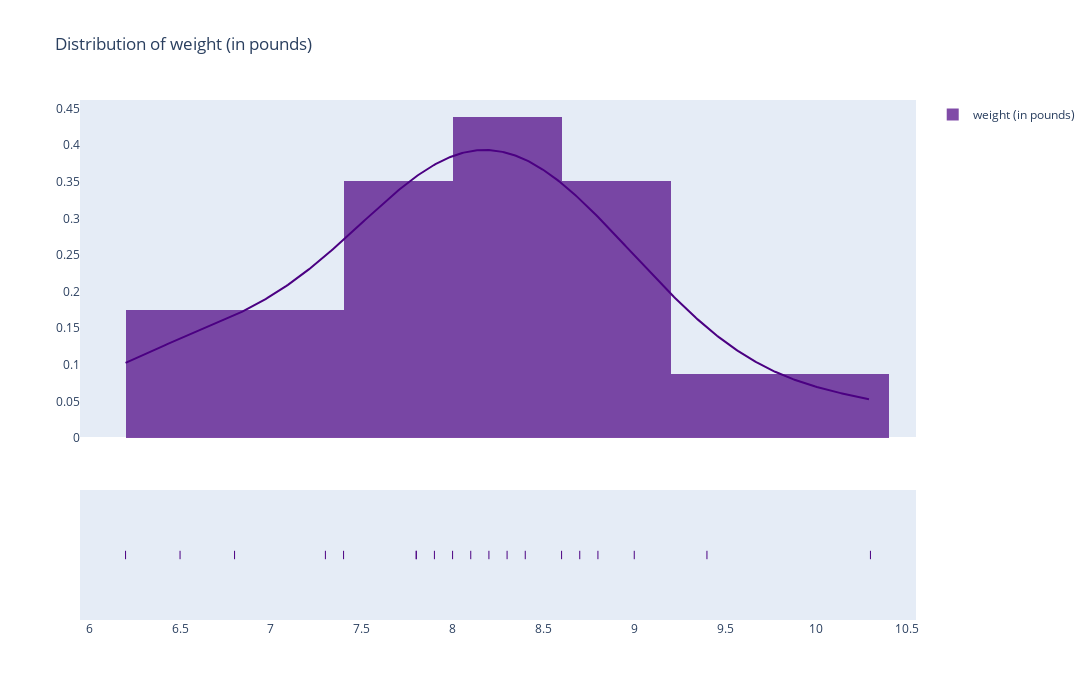

The code cell stored with this chart in its notebook:
### Code cell
import plotly.figure_factory as ff
col_one_list = df_new['weight (in pounds)'].tolist() # converting the dataframe column to a list as plotly dist plot takes input as list

variables = [col_one_list]
labels = ['weight (in pounds)']
fig = ff.create_distplot(variables, labels, show_hist=True, colors = ['indigo'],bin_size=.6) # 

fig.update_layout(title='Distribution of weight (in pounds) ',
                  autosize=False,
                  width=1200,
                  height=700,
                  template = "plotly")
fig.update_xaxes(showgrid= False)
fig.update_yaxes(showgrid= False)  

fig.show()

### Figure 1 — Plotly figure (JSON) as saved in the notebook; plotly's stock layout.template omitted (floating-point values rounded to 4 significant figures; data arrays with more than 128 entries replaced by an {"elided": "..."} marker saying what was removed)
{"data": [{"autobinx": false, "histnorm": "probability density", "legendgroup": "weight (in pounds)", "marker": {"color": "indigo"}, "name": "weight (in pounds)", "opacity": 0.7, "type": "histogram", "x": [7.8, 8.2, 9, 8.8, 6.5, 7.4, 8.4, 8.3, 9.4, 10.3, 6.8, 8.1, 7.3, 6.2, 8, 8.7, 7.9, 7.8, 8.6], "xaxis": "x", "xbins": {"end": 10.3, "size": 0.6, "start": 6.2}, "yaxis": "y"}, {"legendgroup": "weight (in pounds)", "marker": {"color": "indigo"}, "mode": "lines", "name": "weight (in pounds)", "showlegend": false, "type": "scatter", "x": {"elided": "500 float values"}, "xaxis": "x", "y": {"elided": "500 float values"}, "yaxis": "y"}, {"legendgroup": "weight (in pounds)", "marker": {"color": "indigo", "symbol": "line-ns-open"}, "mode": "markers", "name": "weight (in pounds)", "showlegend": false, "type": "scatter", "x": [7.8, 8.2, 9, 8.8, 6.5, 7.4, 8.4, 8.3, 9.4, 10.3, 6.8, 8.1, 7.3, 6.2, 8, 8.7, 7.9, 7.8, 8.6], "xaxis": "x", "y": ["weight (in pounds)", "weight (in pounds)", "weight (in pounds)", "weight (in pounds)", "weight (in pounds)", "weight (in pounds)", "weight (in pounds)", "weight (in pounds)", "weight (in pounds)", "weight (in pounds)", "weight (in pounds)", "weight (in pounds)", "weight (in pounds)", "weight (in pounds)", "weight (in pounds)", "weight (in pounds)", "weight (in pounds)", "weight (in pounds)", "weight (in pounds)"], "yaxis": "y2"}], "layout": {"autosize": false, "barmode": "overlay", "height": 700, "hovermode": "closest", "legend": {"traceorder": "reversed"}, "title": {"text": "Distribution of weight (in pounds) "}, "width": 1200, "xaxis": {"anchor": "y2", "domain": [0, 1], "showgrid": false, "zeroline": false}, "yaxis": {"anchor": "free", "domain": [0.35, 1], "position": 0, "showgrid": false}, "yaxis2": {"anchor": "x", "domain": [0, 0.25], "dtick": 1, "showgrid": false, "showticklabels": false}}}
